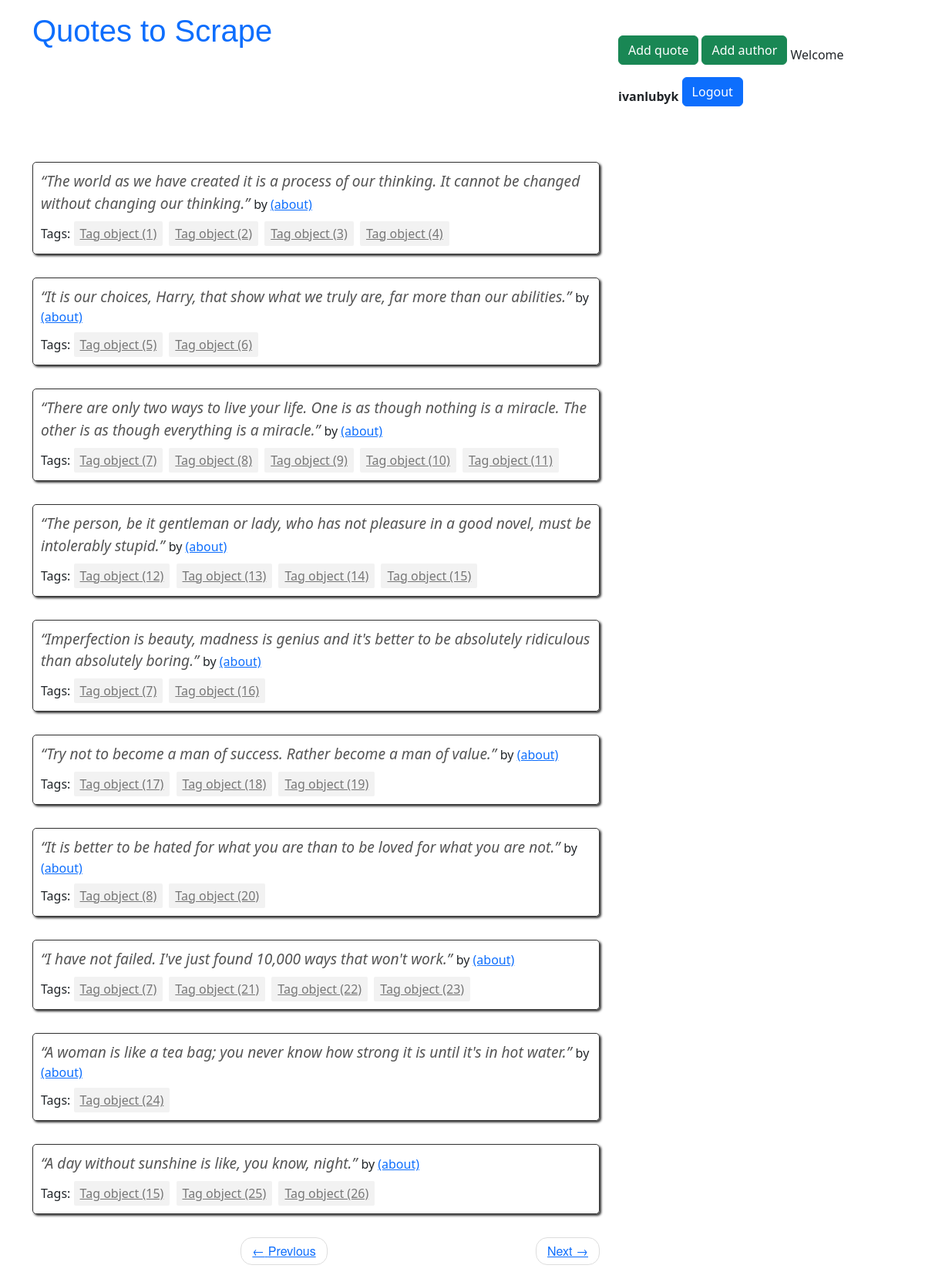
The app's page / (signed in) with its own data.
### quotes/models.py (models this page shows)
class Quote(models.Model):
    quote = models.TextField()
    tags = models.ManyToManyField(Tag)
    author = models.ForeignKey(Author, on_delete=models.CASCADE, default=None, null=True)
    created_at = models.DateTimeField(auto_now_add=True)

class Tag(models.Model):
    name = models.CharField(max_length=50, unique=True)

### quotes/views.py (the view)
# urls.py: path('', views.main, name='root'),
def main(request, page=1):
    context = {}
    db = get_mongodb()
    quotes = db.quotes.find()
    quotes = Quote.objects.all()
    per_page = 10
    paginator = Paginator(list(quotes), per_page)
    quotes_on_page = paginator.page(page)
    context['popular_tags'] = popular_tags
    context['quotes'] = quotes_on_page
    return render(request, 'quotes/index.html', context=context)

### quotes/models.py (called while the page is built)
    def __str__(self):
        return self.fullname

### quotes/utils.py (called while the page is built)
def get_mongodb():
    client = MongoClient("mongodb://localhost")
    db = client.hm
    return db

### quotes/templates/quotes/index.html (shortened to what this page needs)
{% extends 'quotes/base.html' %}
{% load extract %}
{% block content %}
<div class="row">
    <div class="col-md-8">
        {% for quote in quotes %}
        <div class="quote" itemscope="" itemtype="http://schema.org/CreativeWork">
            <span class="text" itemprop="text">
                {{quote.quote}}
               </span>
            <span>by <small class="author" itemprop="author">{{ quote.author.name }}</small>
        <a href="/author/{{quote.author}}">(about)</a>
        </span>
            <div class="tags">
                Tags:
                {% for tag in quote.tags.all %}
                <a class="tag" href="/tag/{{tag}}">{{tag}}</a>
                {% endfor %}
            </div>
        </div>
        {% endfor %}
        <nav>
            <ul class="pager">
                <li class="previous">
                    <a class=" {% if not quotes.has_previous %} disabled {% endif %} "
                       href="{% if quotes.has_previous %} {% url 'quotes:root_paginate' quotes.previous_page_number %} {% else %} # {% endif %}">
                        <span aria-hidden="true">←</span> Previous
                    </a>
                </li>
                <li class="next">
                    <a class="{% if not quotes.has_next %} disabled {% endif %}"
                       href="{% if quotes.has_next %} {% url 'quotes:root_paginate' quotes.next_page_number %} {% else %} # {% endif %}">
                        Next <span aria-hidden="true">→</span>
                    </a>
                </li>
            </ul>
        </nav>
    </div>
</div>
{% endblock %}

### quotes/templates/quotes/base.html (shortened to what this page needs)
<!doctype html>
<html lang="en">
<head>
    <link
            rel="stylesheet"
            href="https://cdnjs.cloudflare.com/ajax/libs/modern-normalize/1.0.0/modern-normalize.min.css"/>
    {% load static %}
    <link rel="stylesheet" type="text/css" href="{% static 'quotes/style.css' %}">
    <link href="https://cdn.jsdelivr.net/npm/bootstrap@5.3.0/dist/css/bootstrap.min.css"
          rel="stylesheet"
>
</head>
<body>
<div class="container">
    <div class="row header-box">
        <div class="col-md-8 pt-3">
            <h1>
                <a href="/" style="text-decoration: none">Quotes to Scrape</a>
            </h1>
        </div>
        <div class="col-md-4 pt-3">
            {% if user.is_authenticated %}
            <p>
                <a href="{% url 'quotes:add_quote' %}" class="btn btn-success mb-3">Add quote</a>
                <a href="{% url 'quotes:add_author' %}" class="btn btn-success mb-3">Add author</a>
                Welcome <b>{{ user.username }}</b>
                <a href="{% url 'users:logout' %}" class="btn btn-primary mb-3">Logout</a>
            </p>
            {% else %}
            <p>
                <a href="{% url 'users:signup' %}" class="btn btn-primary mb-3">Sign Up</a>
                <a href="{% url 'users:login' %}" class="btn btn-primary mb-3">Sign In</a>
            </p>
            {% endif %}
        </div>
    </div>
    {% block content %} {% endblock content %}
</div>
</body>
</html>

### quotes/static/quotes/style.css (style rules this page uses)
body { font-family: 'Playfair Display', Georgia, serif; line-height: 1.6; color: #444; margin: 0; }
h1, h2, h3 { font-family: 'Oswald', sans-serif; }
.quote { padding: 10px; margin-bottom: 30px; border: 1px solid #333333; border-radius: 5px; box-shadow: 2px 2px 3px #333333; }
.container { width: 80%; margin: auto; }
.text { font-size: 1.2em; font-style: italic; color: #555; }
.tags { margin-top: 8px; }
.tag { display: inline-block; background-color: #f2f2f2; color: #777; padding: 4px 8px; border-radius: 2px; margin-right: 4px; }
.pager { font-family: "Raleway","Helvetica Neue",Helvetica,Arial,sans-serif; }
.pager { padding-left: 0; margin: 22px 0; list-style: none; text-align: center; }
.pager li { display: inline; }
.pager .next>a, .pager .next>span { float: right; }
.pager li>a, .pager li>span { display: inline-block; padding: 5px 14px; background-color: #ffffff; border: 1px solid #dddddd; border-radius: 15px; }
.header-box { padding-bottom: 40px; }
.row { margin-left: -15px; margin-right: -15px; }
.header-box p { margin-top: 30px; float: right; }

### records on screen
Quote: quote "“The world as we have created it is a process of our thinking. It cannot be changed without changing our thinking.”"
Tag: id "Tag object (1)"
Tag: id "Tag object (2)"
Tag: id "Tag object (3)"
Tag: id "Tag object (4)"
Quote: quote "“It is our choices, Harry, that show what we truly are, far more than our abilities.”"
Tag: id "Tag object (5)"
Tag: id "Tag object (6)"
Quote: quote "“There are only two ways to live your life. One is as though nothing is a miracle. The other is as though everything is a miracle.”"
Tag: id "Tag object (7)"
Tag: id "Tag object (8)"
Tag: id "Tag object (9)"
Tag: id "Tag object (10)"
Tag: id "Tag object (11)"
Quote: quote "“The person, be it gentleman or lady, who has not pleasure in a good novel, must be intolerably stupid.”"
Tag: id "Tag object (12)"
Tag: id "Tag object (13)"
Tag: id "Tag object (14)"
Tag: id "Tag object (15)"
Quote: quote "“Imperfection is beauty, madness is genius and it's better to be absolutely ridiculous than absolutely boring.”"
Tag: id "Tag object (16)"
Quote: quote "“Try not to become a man of success. Rather become a man of value.”"
Tag: id "Tag object (17)"
Tag: id "Tag object (18)"
Tag: id "Tag object (19)"
Quote: quote "“It is better to be hated for what you are than to be loved for what you are not.”"
Tag: id "Tag object (20)"
Quote: quote "“I have not failed. I've just found 10,000 ways that won't work.”"
Tag: id "Tag object (21)"
Tag: id "Tag object (22)"
Tag: id "Tag object (23)"
Quote: quote "“A woman is like a tea bag; you never know how strong it is until it's in hot water.”"
Tag: id "Tag object (24)"
Quote: quote "“A day without sunshine is like, you know, night.”"
Tag: id "Tag object (25)"
Tag: id "Tag object (26)"

### other values on screen
{{ user.username }} "ivanlubyk"
